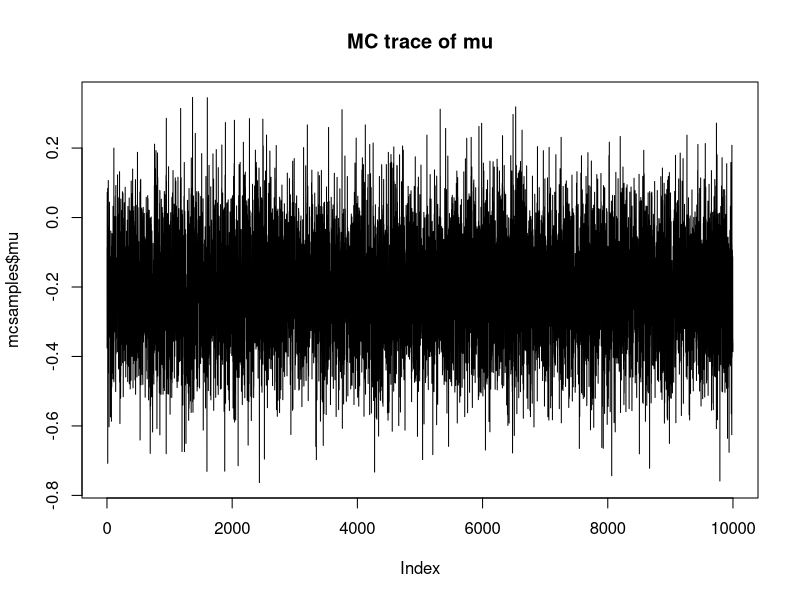
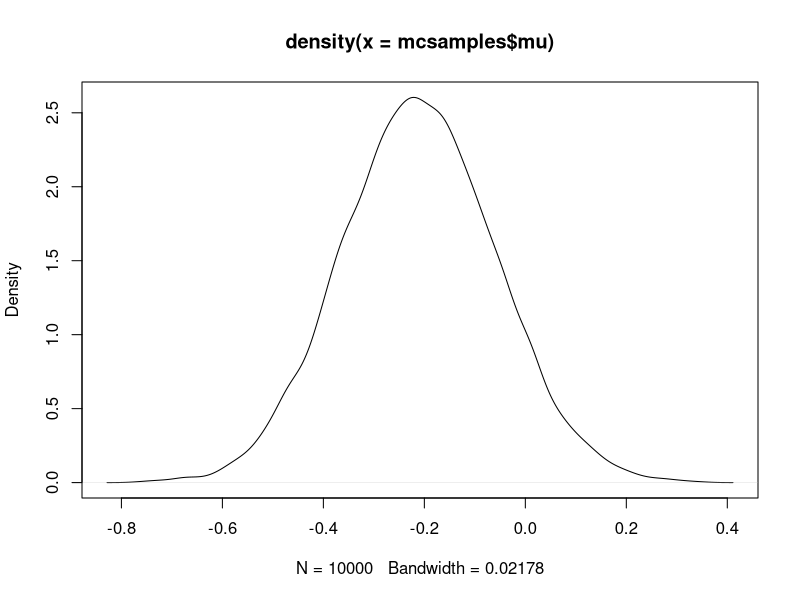
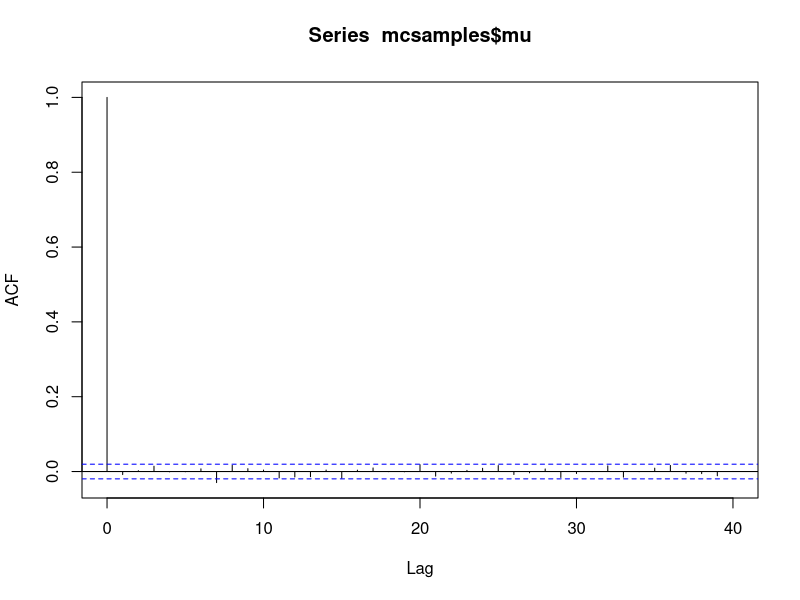
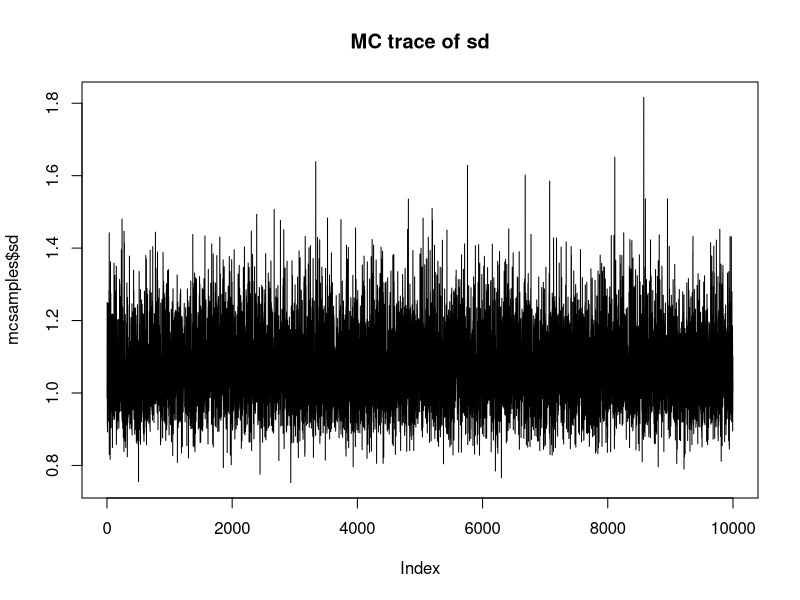
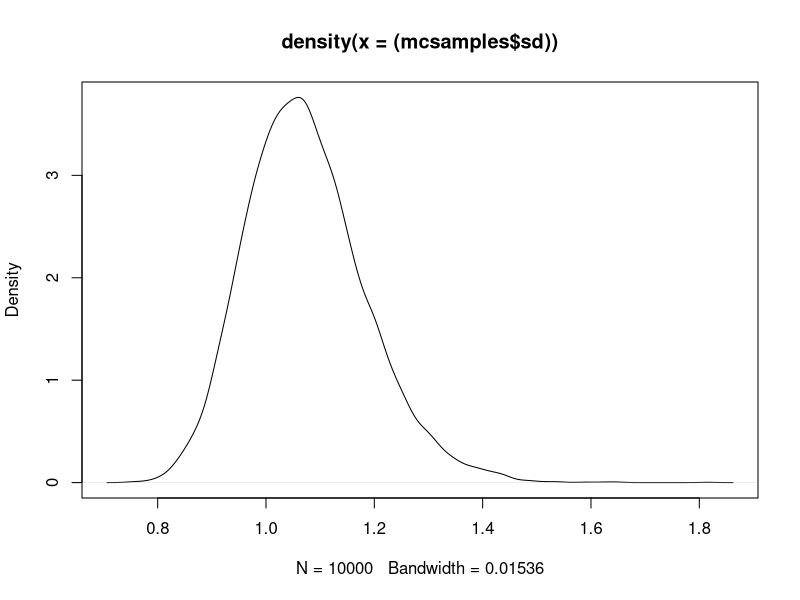
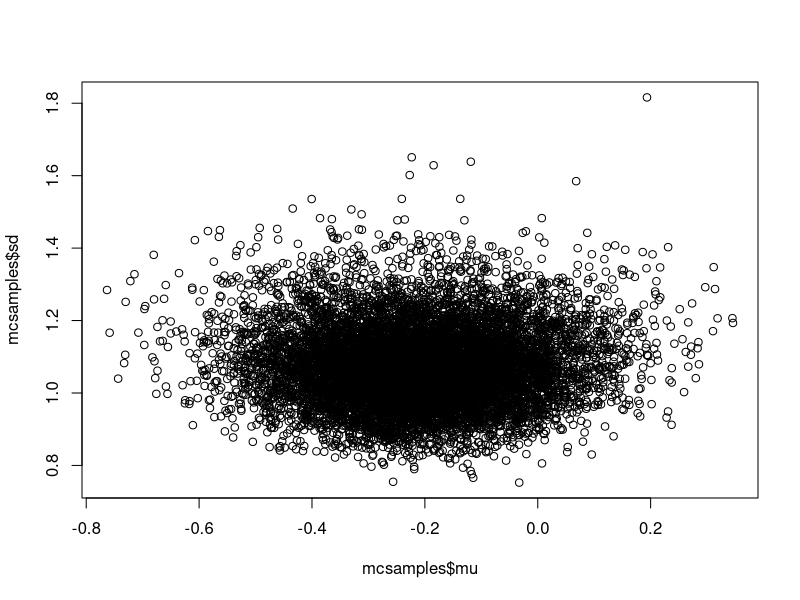
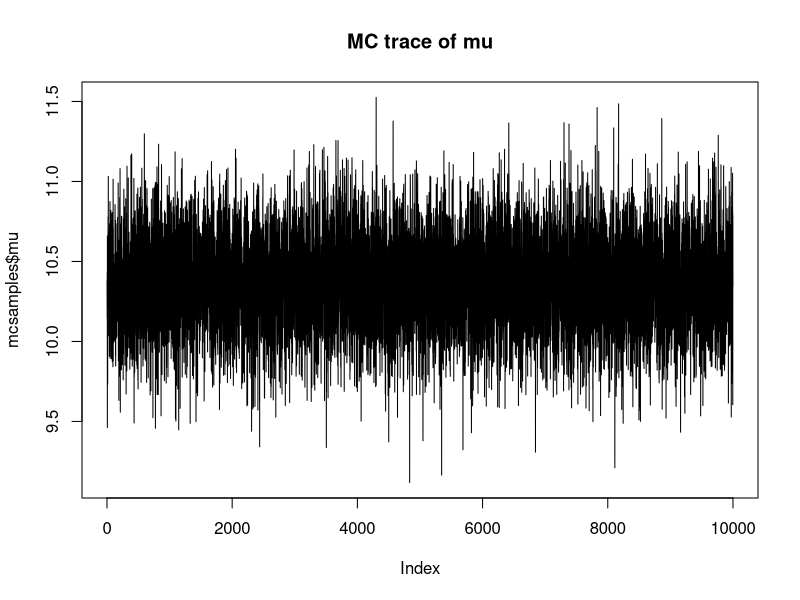
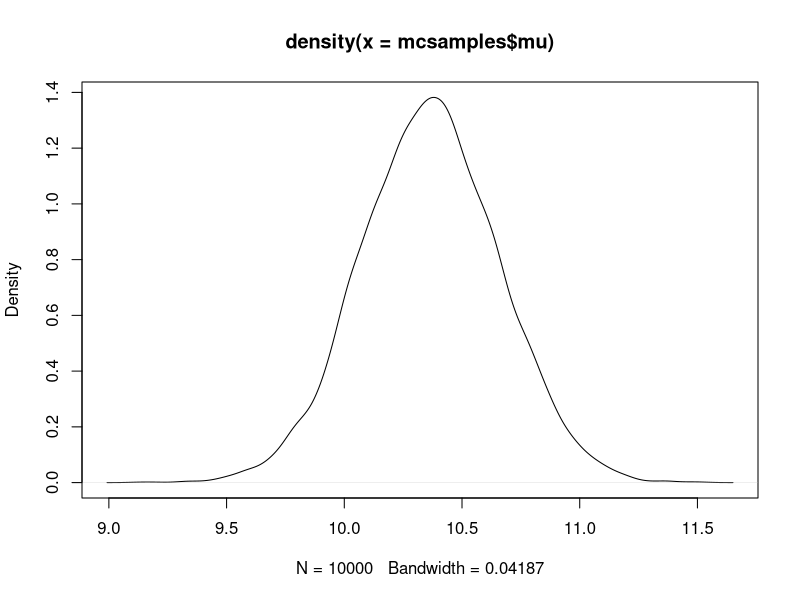

Reproduce these figures in R, in order.
## ---- chunk 1
## this function performs Gibbs sampling for normal data
## iters --- iterations of Gibbs sampling
## x --- data
## mu0 --- prior mean for mu parameter
## sigma0 -- prior variance for mu parameter
## alpha --- degree freedom for sigma parameter
## w --- prior mean for sigma parameter
gibbs_norm <- function (iters, x, mu0, sigma0, alpha, w)
{
  sumx <- sum (x)
  n <- length (x)

  ## set and initial Markov chain state
  mu <- 0
  sigma <- 1

  one_gibbs <- function ()
  {
    ## update mu
    post_var_mu <- 1 / (n/sigma + 1/sigma0)
    mu <<- rnorm (1, (sumx / sigma + mu0 / sigma0) * post_var_mu,
                 sqrt (post_var_mu))
    sigma <<- 1/rgamma (1, (alpha + n)/2, (alpha * w + sum ((x-mu)^2))/2 )
    c(mu, sigma)
  }
  mc_musigma <- replicate (iters, one_gibbs ())
  list (mu = mc_musigma[1,], sd = sqrt (mc_musigma[2,]) )
}
## ---- chunk 2

x <- rnorm (50)

mcsamples <- gibbs_norm (10000, x, 0, 1E10, 1E-5, 1E-5)
plot (mcsamples$mu, main = "MC trace of mu", type = "l")
plot (density (mcsamples$mu))
acf (mcsamples$mu)
quantile (mcsamples$mu, probs = c(0, 0.025, 0.5, 0.975, 1))
mean (mcsamples$mu)
sd (mcsamples$mu)
plot (mcsamples$sd, main = "MC trace of sd", type = "l")
plot (density ((mcsamples$sd)))

quantile (mcsamples$sd, probs = c(0, 0.025, 0.5, 0.975, 1))

plot (mcsamples$mu, mcsamples$sd)
## ---- chunk 3

x <- rnorm (50, 10, 2)

mcsamples <- gibbs_norm (10000, x, 0, 1E10, 1E-5, 1E-5)
plot (mcsamples$mu, main = "MC trace of mu", type = "l")
plot (density (mcsamples$mu))
acf (mcsamples$mu)
quantile (mcsamples$mu, probs = c(0, 0.025, 0.5, 0.975, 1))
mean (mcsamples$mu)
sd (mcsamples$mu)
plot (mcsamples$sd, main = "MC trace of sd", type = "l")
plot (density ((mcsamples$sd)))

quantile (mcsamples$sd, probs = c(0, 0.025, 0.5, 0.975, 1))

plot (mcsamples$mu, mcsamples$sd)

## ---- chunk 4

x <- rnorm (5000, 10, 2)


mcsamples <- gibbs_norm (10000, x, 0, 1E10, 1E-5, 1E-5)
plot (mcsamples$mu, main = "MC trace of mu", type = "l")
plot (density (mcsamples$mu))
acf (mcsamples$mu)
quantile (mcsamples$mu, probs = c(0, 0.025, 0.5, 0.975, 1))
mean (mcsamples$mu)
sd (mcsamples$mu)
plot (mcsamples$sd, main = "MC trace of sd", type = "l")
plot (density ((mcsamples$sd)))

quantile (mcsamples$sd, probs = c(0, 0.025, 0.5, 0.975, 1))

plot (mcsamples$mu, mcsamples$sd)

## ---- chunk 5

library (truncnorm)
## this function performs Gibbs sampling for normal data
## iters --- iterations of Gibbs sampling
## y --- data, the observed lower limits 
## l the length of interval
## mu0 --- prior mean for mu parameter
## sigma0 -- prior variance for mu parameter
## alpha --- degree freedom for sigma parameter
## w --- prior mean for sigma parameter
gibbs_norm_interval <- function (iters, y, mu0, sigma0, alpha, w, l = 1)
{
    n <- length (y)
    
    ## set and initial Markov chain state
    mu <- 0
    sigma <- 1
    x <- rep (0, n)
    one_gibbs <- function ()
    {
        for (i in 1:n)
            x[i] <<- rtruncnorm (1, a = y[i], b = y[i] + l, 
                                 mean = mu, sd = sqrt(sigma))
        sumx <- sum (x)
        ## update mu
        post_var_mu <- 1 / (n/sigma + 1/sigma0)
        post_mean_mu <- (sumx / sigma + mu0 / sigma0) * post_var_mu
        mu <<- rnorm (1,post_mean_mu, sqrt (post_var_mu))
        sigma <<- 1/rgamma (1, (alpha + n)/2, (alpha * w + sum ((x-mu)^2))/2 )
        
        
        return(c(mu, sigma, x))
    }
    mc_musigma <- replicate (iters, one_gibbs ())
    
    list (mu = mc_musigma[1,], sd = sqrt (mc_musigma[2,]), 
          x = mc_musigma[-(1:2),] )
}
## ---- chunk 6

x <- rnorm (200, 100, 40); 
y <- floor (x/10)*10; 

head(data.frame (x,y))

mean (y); sd (y)

mcsamples <- gibbs_norm_interval (10000, y, 0, 1E10, 1E-5, 1E-5, 10)

plot (mcsamples$mu, main = "MC trace of mu", type = "l")
plot (density (mcsamples$mu))
acf (mcsamples$mu)
quantile (mcsamples$mu, probs = c(0, 0.025, 0.5, 0.975, 1))
mean (mcsamples$mu)
sd (mcsamples$mu)
plot (mcsamples$sd, main = "MC trace of sd", type = "l")
plot (density ((mcsamples$sd)))

quantile (mcsamples$sd, probs = c(0, 0.025, 0.5, 0.975, 1))

plot (mcsamples$mu, mcsamples$sd)

plot (mcsamples$mu[1:100], mcsamples$sd[1:100], type = "b")
plot (mcsamples$x[1, 1:100], type = "l")
hist (mcsamples$x[1,])
